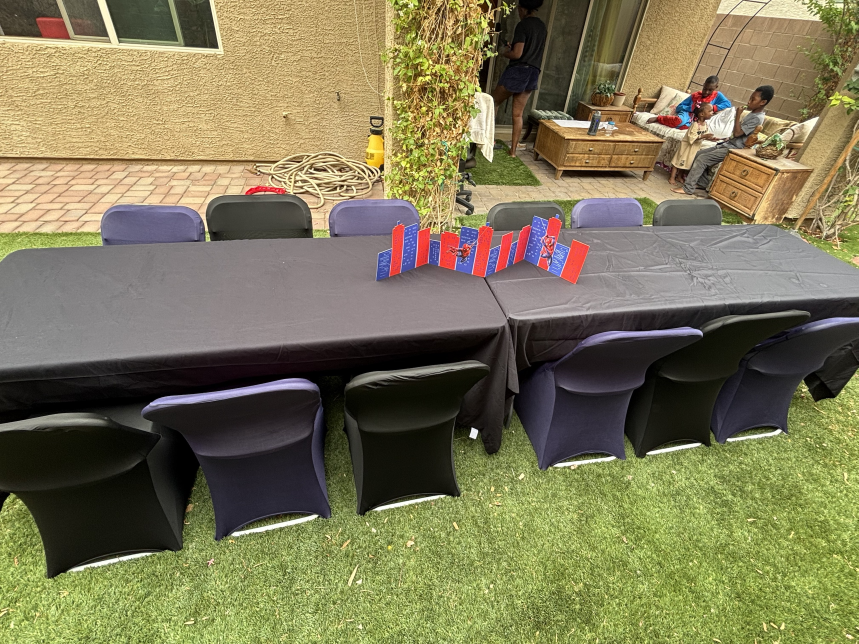
#> input picture big-business-rentals/user-videos/photo_spiderman_backyard_1.jpg, 2576 x 1932 px (shown at 1/3 size)
$ python -i build_combine.py   (imports and definitions only)
#> lines starting #> are read from the running program, lines starting #| are printed output that depends on the picture
"""Combine two job photos + one raw clip into a vertical 1080x1920 reel (branded + clean versions).

Usage:  python3 -I build_combine.py <workdir>
  <workdir>/in_combine/clip.mov, portrait.jpg, landscape.jpg   (copy the uploads here first)
  outputs: <workdir>/fb_safe/BB_SuperheroParty_Combined.mp4 (hook text + phone/site strip)
           <workdir>/fb_safe/BB_SuperheroParty_Combined_Clean.mp4 (no text)

Edit for the job: CLIP_A / CLIP_B, the photo crops, and the hook text. Written for the Oct 10 superhero-party job:
 - clip is 1920x1080 HLG HDR (tone-mapped to SDR here), 16.4 s, upright until ~12.2 s, then the phone rolls
   sideways; the plan skips the roll (12.0 -> 13.7) and shows the sideways reveal shot rotated upright (transpose=1).
 - landscape.jpg has people in the top of the frame, so its crop starts below them.
 - order = attachment order: portrait, landscape, clip. ~19.9 s total. crf 22 keeps the files ~10 MB.
"""
import os, sys, shutil, subprocess, wave
import numpy as np
from PIL import Image, ImageDraw, ImageFont, ImageFilter, ImageOps
import imageio_ffmpeg

S = os.path.abspath(sys.argv[1]) if len(sys.argv) > 1 else os.getcwd()
IN = f'{S}/in_combine'
OUT = f'{S}/out_combine'
FONTS = '/home/user/-raj-examples/big-business-rentals/assets/fonts'
# [1 line not run here, left out]
# [1 line that did not run here, left out]
W, H, FPS = 1080, 1920, 30
PHOTO_S = 2.6
CLIP_A = (0.0, 12.0)
CLIP_B = (13.7, 16.4)
T_PHOTOS = 2 * PHOTO_S
T_CLIP_A = CLIP_A[1] - CLIP_A[0]
T_CLIP_B = CLIP_B[1] - CLIP_B[0]
TOTAL = T_PHOTOS + T_CLIP_A + T_CLIP_B
GOLD = (229, 184, 75)

def ease(k):
    k = max(0.0, min(1.0, k)); return k * k * (3 - 2 * k)

def blurred_bg(img):
    small = ImageOps.fit(img, (270, 480), Image.LANCZOS).filter(ImageFilter.GaussianBlur(14))
    return Image.eval(small.resize((W, H), Image.LANCZOS), lambda v: int(v * 0.42))

# [22 lines left out: function render_photo, not called in this run]

# portrait.jpg = 1932x2576 empty tables (3:4); landscape.jpg = 2576x1932 with people in the top ~600 px, so its crop starts below them
# [2 lines not run here, left out]

f_h = ImageFont.truetype(f'{FONTS}/ArchivoBlack.ttf', 92)
f_s = ImageFont.truetype(f'{FONTS}/Mont700.ttf', 40)
f_p = ImageFont.truetype(f'{FONTS}/ArchivoBlack.ttf', 54)

def centered(draw, y, text, font, fill, stroke=0):
    w = draw.textlength(text, font=font)
    draw.text(((W - w) / 2, y), text, font=font, fill=fill, stroke_width=stroke, stroke_fill=(15, 8, 30))

hook = Image.new('RGBA', (W, H), (0, 0, 0, 0))
#> hook: PIL image 1080x1920 RGBA; every value is 0
#> `g = Image.new('RGBA', (W, 330), (0, 0, 0, 0)); gp = g.load()`: g: PIL image 1080x330 RGBA; every value is 0
d = ImageDraw.Draw(hook)
# [4 lines not run here, left out]

strip = Image.new('RGBA', (W, H), (0, 0, 0, 0))
# [5 lines not run here, left out]
d = ImageDraw.Draw(strip)
# [3 lines not run here, left out]

SR = 48000
NA = int(SR * TOTAL)
buf = np.zeros(NA)
rng = np.random.RandomState(7)
def add(at, sig, gain=1.0):
    i0 = int(at * SR); i1 = min(NA, i0 + len(sig))
    if 0 <= i0 < NA: buf[i0:i1] += sig[:i1 - i0] * gain
def decay(s, k): return s * np.exp(-k * np.arange(len(s)) / SR)
def tone(f, dur): return np.sin(2 * np.pi * f * np.arange(int(dur * SR)) / SR)
def gliss(f0, f1, dur): return np.sin(2 * np.pi * np.cumsum(np.linspace(f0, f1, int(dur * SR))) / SR)
# [4 lines left out: function lowpass, not called in this run]
def whoosh(at, dur=0.5, gain=0.5):
    n = lowpass(rng.randn(int(dur * SR)), 0.22)
    add(at, n * np.sin(np.pi * np.arange(len(n)) / len(n)) ** 2, gain)
BT = 60 / 112.0
t = 0.0
# [10 lines not run here, left out]
m = np.max(np.abs(buf)); buf = buf / m * 0.7 if m > 0 else buf
st = np.stack([buf, buf], axis=1)
# [2 lines not run here, left out]

TM = ("zscale=t=linear:npl=203,format=gbrpf32le,zscale=p=bt709,tonemap=tonemap=mobius:desat=0,"
      "zscale=t=bt709:m=bt709:r=tv,format=yuv420p")

# [29 lines left out: function build, not called in this run]

# [4 lines not run here, left out]

>>> import cv2
>>> picture = cv2.imread('photo_spiderman_backyard_1.jpg', cv2.IMREAD_GRAYSCALE)
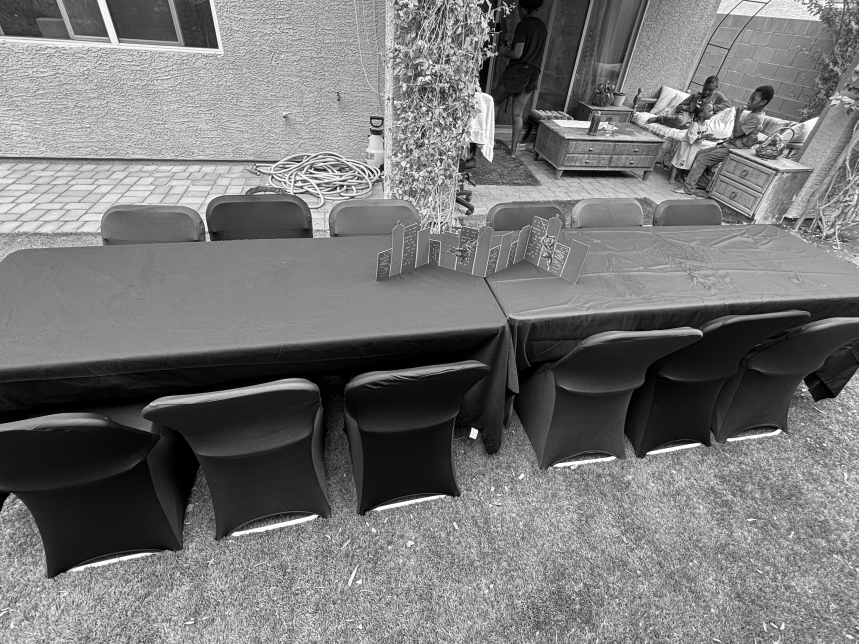
#> picture: shape (1932, 2576) (shown at 1/3 size); min 0, max 255, mean 118.5
#> (the run stopped early here; a loop or call above may not have finished)
